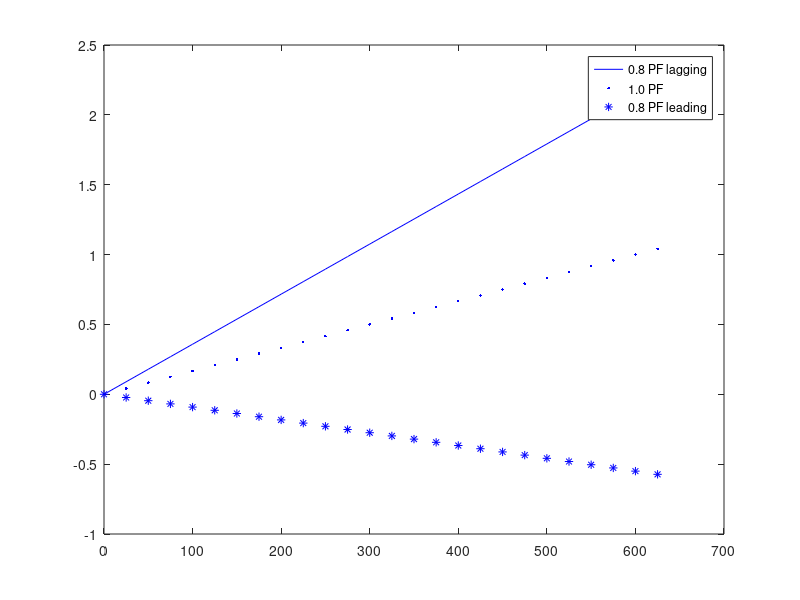

Write the MATLAB code that produced this figure.
ch=menu('WOULD YOU LIKE TO USE', 'DEFAULT VALUES', 'USER DEFINED VALUES');
if ch==1
    R1=0.2;
    R2=.002;
    X1=0.45;
    X2=.0045;
    Ri=10000;
    Xm=1600;
    VP=2400;
    VS=240;
    kVA=150;
    pf=0.8;
else
    R1=input('ENTeR THE VALUE OF R1 IN OHMS     ');
    R2=input('ENter the value of R2 IN ohms     ');
    X1=input('ENTER THE VALUE OF X2 IN OHMS     ');
    X2=input('ENTER THE VALUE OF X2 IN OHMS     ');
    Ri=input('ENTER THE VALUE OF Ri IN OHMS     ');
    Xm=input('ENTER THE VALUE OF Xm IN OHMS     ');
    VP=input('ENTER THE VALUE OF PRIMARY VOLTAGE IN VOLT     ');
    VS=input('ENTER THE VALUE OF SECONDARY VOLTAGE IN VOLTS      ');
    kVA=input('ENTER THE RATING IN kVA  ');
end
a=VP/VS;
R_HV=R1+R2*a^2;
X_HV=X1+X2*a^2;
% Data generation for 0.8 pf lagging
I2=0.0;
pf=0.8;
for j=1:26;
    I2_r=I2/a;
    V_drop=I2_r*(R_HV*pf+X_HV*sin(acos(pf)));
    V_reg=V_drop*100/VP;
    reg1(j)=V_reg;
    I2=I2+25
end
% Data generation of 1.0 pf
I2=0.0;
pf=1.0;
for j=1:26;
    I2_r=I2/a;
    V_drop=I2_r*(R_HV*pf+X_HV*sin(acos(pf)));
    V_reg=V_drop*100/VP;
    reg2(j)=V_reg;
    I2=I2+25
end
% Data geeration for 0.8 pf leading
I2=0.0;
pf=0.8;
for j=1:26;
    I2_r=I2/a;
    V_drop=I2_r*(R_HV*pf-X_HV*sin(acos(pf)));
    V_reg=V_drop*100/VP;
    reg3(j)=V_reg;
    I2=I2+25
end
IL=0:25:625;
plot(IL,reg1,'b-')
hold on;
plot(IL,reg2,'b.')
hold on;
plot(IL,reg3,'b*')
legend('0.8 PF lagging','1.0 PF','0.8 PF leading');
hold off

    
  